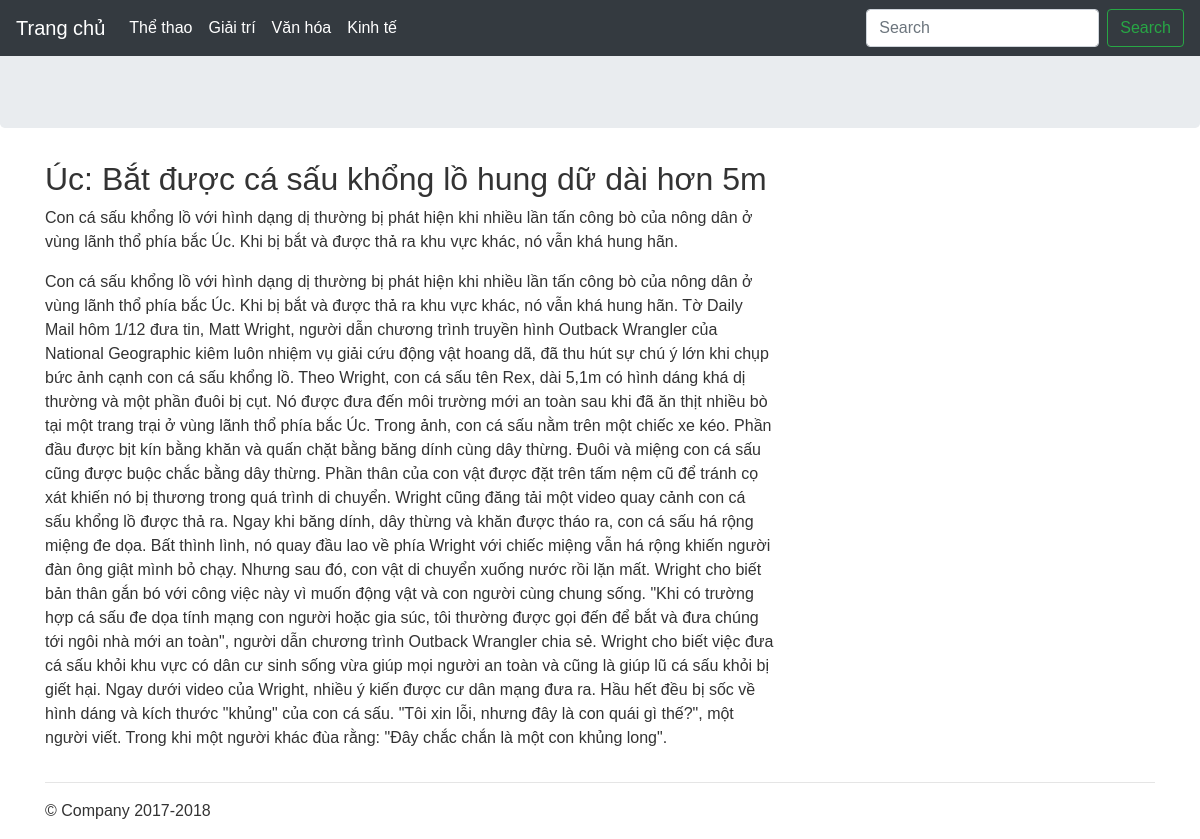
Screenshot of /detail.php?id=3 with the database file from the repository.
### tables this page shows
CREATE TABLE `baiviet` (
  `ma` int(11) NOT NULL,
  `tieude` varchar(100) NOT NULL,
  `ndngan` text NOT NULL,
  `noidung` text NOT NULL,
  `anh` varchar(100) NOT NULL,
  `id_theloai` varchar(50) NOT NULL
);

### detail.php (the view, shortened to what this page needs)
<?php
require_once 'header.php';
?>
<body>
  <main role="main">
    <div class="jumbotron">
    </div>
    <div class="container">
      <div class="row">
        <?php
        include_once 'DBConnect.php';
        $id=$_GET['id'];
        $q = " SELECT * FROM baiviet where ma = $id";
        $query = mysqli_query($con, $q);
        while ($row = mysqli_fetch_assoc($query)) {
          ?>
          <div class="col-md-8">
            <h2><?php echo $row['tieude'] ?></h2>
            <p><?php echo $row['ndngan'] ?></p>
            <p><?php echo $row['noidung'] ?></p>
          </div>
        <?php
        }
        ?>
      </div>
      <hr>
    </div>
  </main>
  <footer class="container">
    <p>© Company 2017-2018</p>
  </footer>
</body>

### header.php (style rules this page uses)
* { margin: 0; padding: 0; }
body { font-family: sans-serif; color: #333; }

### rows the page displays
baiviet: tieude "Úc: Bắt được cá sấu khổng lồ hung dữ dài hơn 5m", ndngan "Con cá sấu khổng lồ với hình dạng dị thường bị phát hiện khi nhiều lần tấn công bò của nông dân ở vùng lãnh thổ phía bắc Úc. Khi bị bắt và được thả ra khu vực khác, nó vẫn khá hung hãn.", noidung "Con cá sấu khổng lồ với hình dạng dị thường bị phát hiện khi nhiều lần tấn công bò của nông dân ở vùng lãnh thổ phía bắc Úc. Khi bị bắt và được thả ra khu vực khác, nó vẫn khá hung hãn. Tờ Daily Mail hôm 1/12 đưa tin, Matt Wright, người dẫn chương trình truyền hình Outback Wrangler của National Geographic kiêm luôn nhiệm vụ giải cứu động vật hoang dã, đã thu hút sự chú ý lớn khi chụp bức ảnh cạnh con cá sấu khổng lồ. Theo Wright, con cá sấu tên Rex, dài 5,1m có hình dáng khá dị thường và một phần đuôi bị cụt. Nó được đưa đến môi trường mới an toàn sau khi đã ăn thịt nhiều bò tại một trang trại ở vùng lãnh thổ phía bắc Úc. Trong ảnh, con cá sấu nằm trên một chiếc xe kéo. Phần đầu được bịt…"
